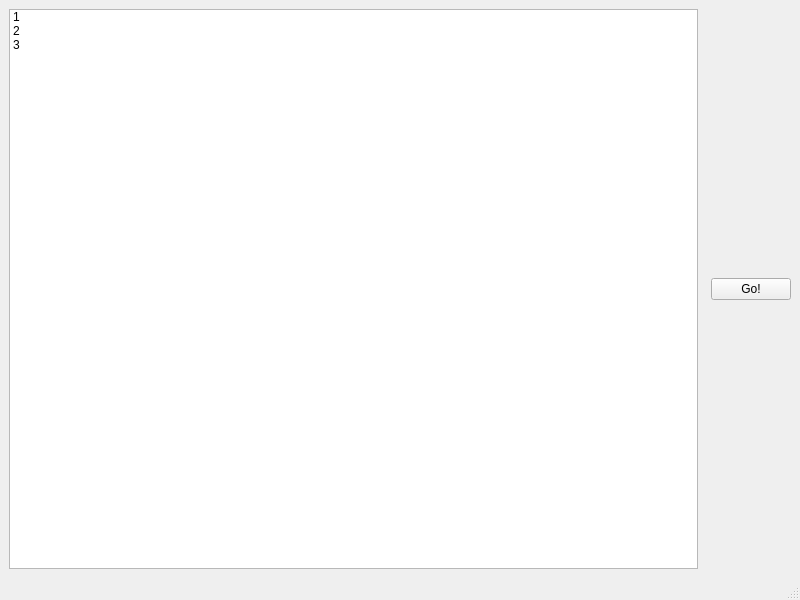
<?xml version="1.0" encoding="UTF-8"?>
<ui version="4.0">
 <class>MainWindow</class>
 <widget class="QMainWindow" name="MainWindow">
  <property name="geometry">
   <rect>
    <x>0</x>
    <y>0</y>
    <width>800</width>
    <height>600</height>
   </rect>
  </property>
  <property name="windowTitle">
   <string>Spelling</string>
  </property>
  <widget class="QWidget" name="centralwidget">
   <layout class="QGridLayout" name="gridLayout_2">
    <item row="0" column="0">
     <layout class="QHBoxLayout" name="horizontalLayout">
      <property name="spacing">
       <number>13</number>
      </property>
      <property name="sizeConstraint">
       <enum>QLayout::SetDefaultConstraint</enum>
      </property>
      <item>
       <widget class="QListWidget" name="lessons">
        <item>
         <property name="text">
          <string>1</string>
         </property>
        </item>
        <item>
         <property name="text">
          <string>2</string>
         </property>
        </item>
        <item>
         <property name="text">
          <string>3</string>
         </property>
        </item>
       </widget>
      </item>
      <item>
       <widget class="QPushButton" name="goButton">
        <property name="text">
         <string>Go!</string>
        </property>
       </widget>
      </item>
     </layout>
    </item>
   </layout>
  </widget>
  <widget class="QMenuBar" name="menubar">
   <property name="geometry">
    <rect>
     <x>0</x>
     <y>0</y>
     <width>800</width>
     <height>22</height>
    </rect>
   </property>
  </widget>
  <widget class="QStatusBar" name="statusbar"/>
 </widget>
 <resources/>
 <connections/>
</ui>
